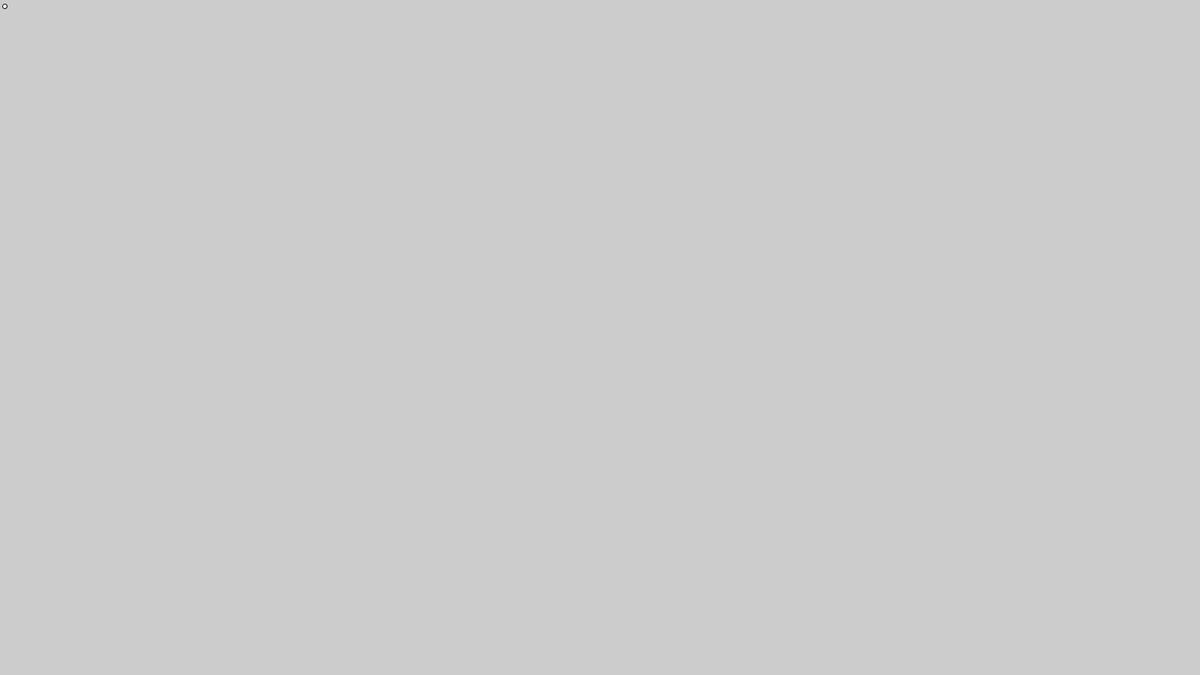
Frame 1 (no input)
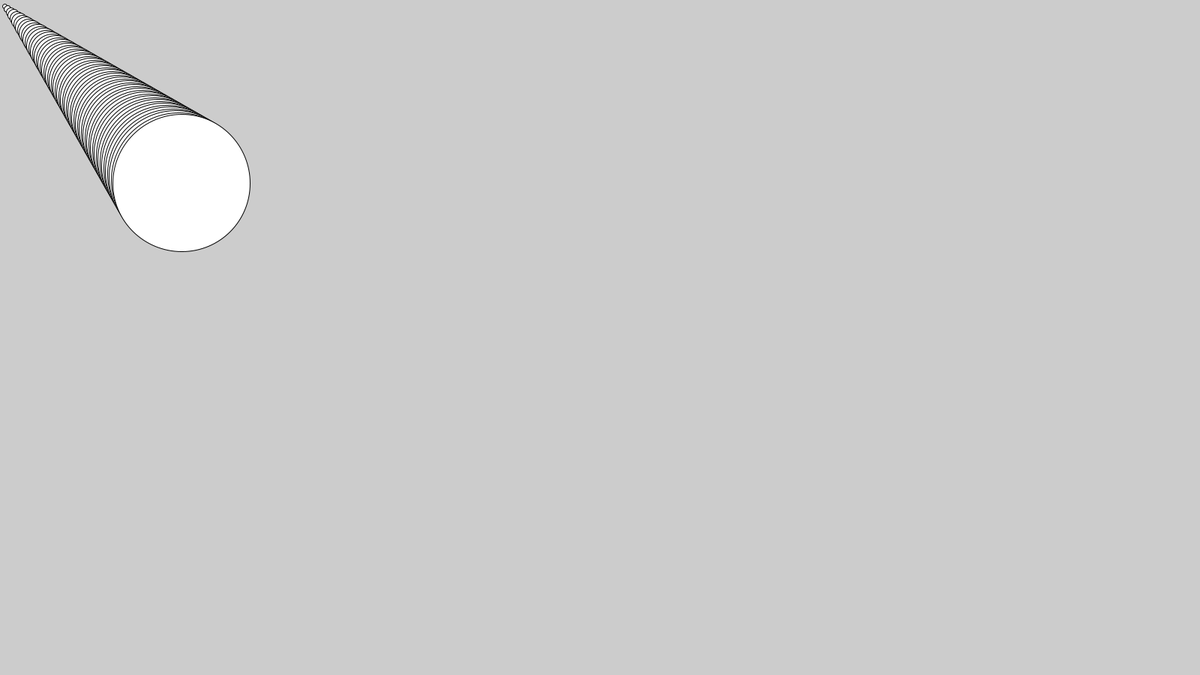
Frame 60 (the mouse pressed at the canvas centre just before this capture)
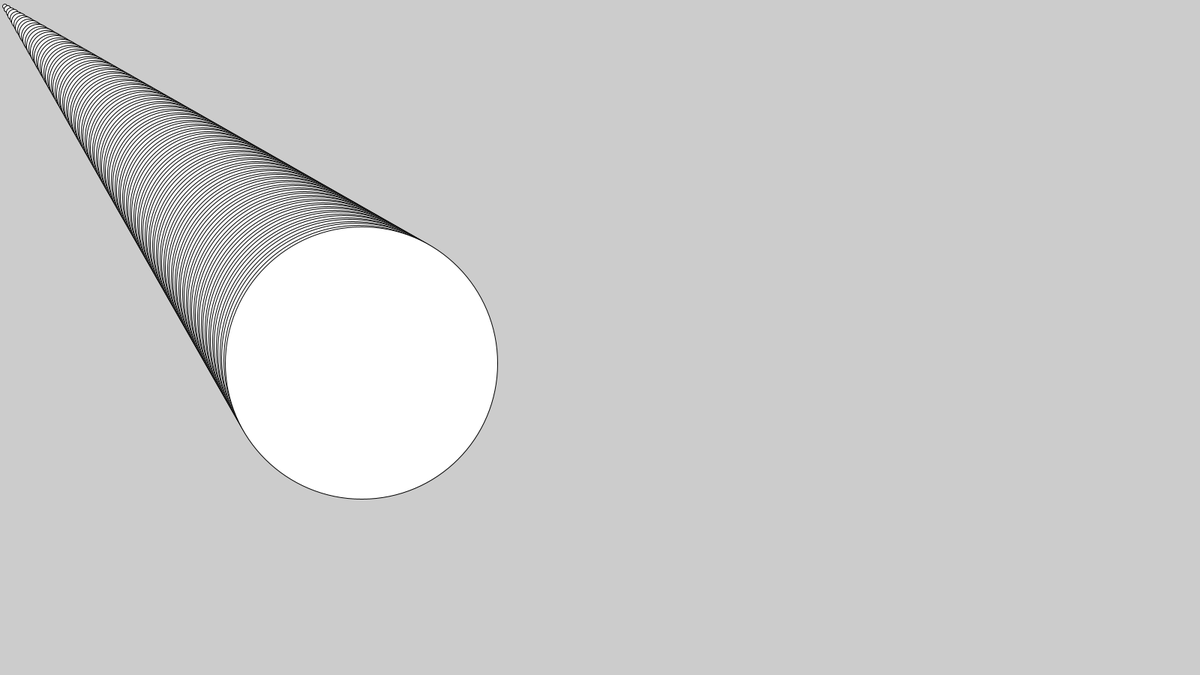
Frame 120 (the mouse held since frame 60 and released just before this capture)

The Processing sketch that drew these frames (run headless with seeded random() and noise(); from frame 60 on, the mouse is pressed at the canvas centre):

// Processing sketch: James_Bond
// ── James_Bond.pde


float x = 2;
float y = 4;
float a = 3;
float b = 3;

void setup() {
  size (1600,900);

}
 
 void draw() {
   clear();
   x = x + 4;
   y = y + 4;
   a = a + 3;
   b = b + 3;
   ellipse (x, y, a, b);
 }
